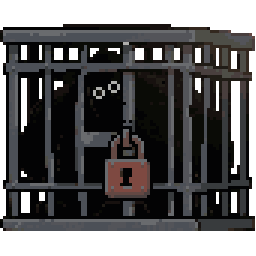
#> input picture assets-sources/cage-1-base.png, 256 x 256 px
$ python prepare-magenta.py ../assets-sources/cage-1-base.png ../assets-sources/cage-2-base.png 5
#> lines starting #> are read from the running program, lines starting #| are printed output that depends on the picture
#!/usr/bin/env python3
"""Un sprite d'ennemi reçu en JPEG sur fond magenta → assets-sources/ennemis/<type>-1-base.png, prêt pour outils/anime-*.py.

Usage : python3 outils/prepare-magenta.py <image.jpg> <type> [hauteur]      (Pillow et numpy requis)

Le fond magenta est retiré ; le personnage est ramené à `hauteur` pixels (186 par défaut, comme le bouliste et le supporter), chaque
pixel prenant la couleur médiane de sa case dans l'image (le JPEG n'a pas de grille nette) ; le liseré violet que laisse le fond
autour des contours devient le contour sombre. Le résultat est agrandi deux fois (la grille que retrouve natif_et_case) dans une
image de 512 × 512.
"""
import pathlib
import sys

import numpy as np
from PIL import Image

SRC = pathlib.Path(__file__).resolve().parent.parent / 'assets-sources' / 'ennemis'
CONTOUR = (28, 22, 30)


def prepare(chemin, hauteur=186):
#> called with chemin = '../assets-sources/cage-1-base.png', hauteur = 5
    a = np.array(Image.open(chemin).convert('RGB')).astype(float)
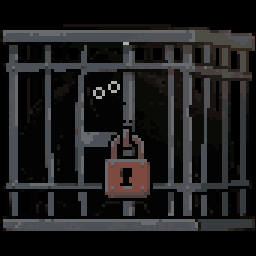
#> a: shape (256, 256, 3) float64; mean R, G, B 30.1, 29.3, 29.8
    r, g, b = a[..., 0], a[..., 1], a[..., 2]
    op = ~((r > 140) & (b > 130) & (g < 120) & ((r + b) / 2 - g > 110))
#> op: shape (256, 256) bool; every value is 1
    ys, xs = np.nonzero(op)
    y0, y1, x0, x1 = ys.min(), ys.max() + 1, xs.min(), xs.max() + 1
#> y0 = 0; y1 = 256; x0 = 0; x1 = 256
    f = (y1 - y0) / hauteur
#> f = 51.2
    w = int(round((x1 - x0) / f))
#> w = 5
    nat = np.zeros((hauteur, w, 4), np.uint8)
    for j in range(hauteur):
        for i in range(w):
            ya, yb, xa, xb = int(y0 + j * f), int(y0 + (j + 1) * f), int(x0 + i * f), int(x0 + (i + 1) * f)
            m = op[ya:yb, xa:xb]
            if m.size and m.mean() >= 0.5:
                nat[j, i, :3] = np.median(a[ya:yb, xa:xb][m], axis=0)
                nat[j, i, 3] = 255
    rr, gg, bb = (nat[..., k].astype(int) for k in range(3))
#> rr = [[0, 0, 10, 0, 0], [3, 3, 10, 32, 32], [3, 3, 3, 10, 10], [3, 3, 99, 10, 3], [0, 3, 3, 3, 0]]; gg = [[0, 0, 11, 0, 0], [3, 3, 11, 28, 28], [3, 3, 3, 11, 11], [3, 3, 72, 11, 3], [0, 3, 3, 3, 0]]; bb = [[0, 0, 6, 0, 0], [4, 4, 6, 22, 22], [4, 4, 4, 6, 6], [4, 4, 65, 6, 4], [0, 4, 4, 4, 0]]
    liseré = (nat[..., 3] > 0) & (rr - gg > 15) & (bb - gg > 15) & (abs(rr - bb) < 70)
#> liseré = [[False, False, False, False, False], [False, False, False, False, False], [False, False, False, False, False], [False, False, False, False, False], [False, False, False, False, False]]
    nat[liseré, :3] = CONTOUR
    up = np.repeat(np.repeat(nat, 2, 0), 2, 1)
    base = np.zeros((512, 512, 4), np.uint8)
    oy, ox = (512 - up.shape[0]) // 2, (512 - up.shape[1]) // 2
#> oy = 251; ox = 251
    base[oy : oy + up.shape[0], ox : ox + up.shape[1]] = up
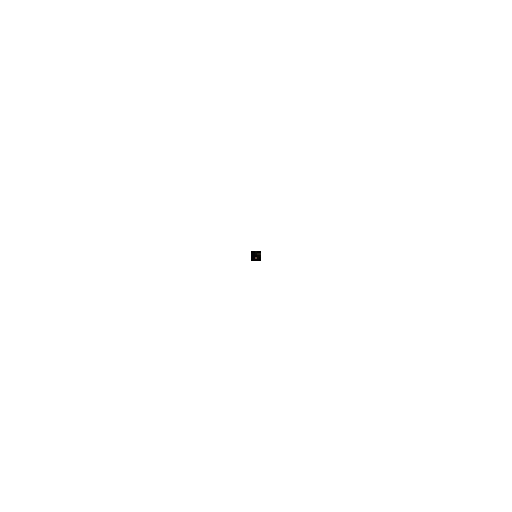
#> base: shape (512, 512, 4); mean of channels 0, 1, 2, 3 0, 0, 0, 0.1; transparent parts drawn white
    return base


def main():
    chemin, type_ = sys.argv[1], sys.argv[2]
    hauteur = int(sys.argv[3]) if len(sys.argv) > 3 else 186
    Image.fromarray(prepare(chemin, hauteur)).save(SRC / f'{type_}-1-base.png')
    print(f'{type_}-1-base.png')


if __name__ == '__main__':
    main()
